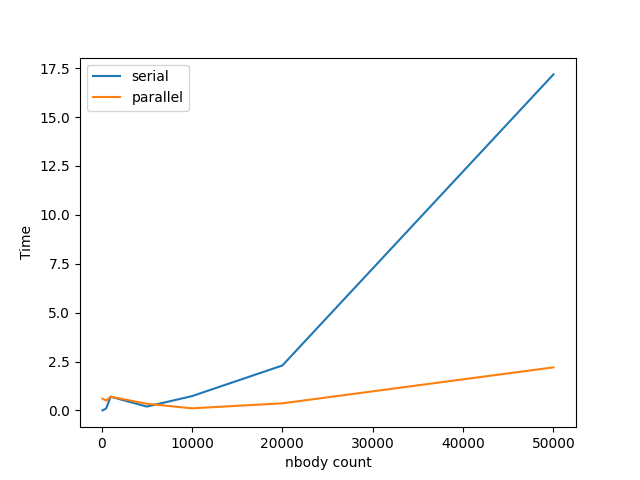

The script that saved this image:
#!/usr/bin/env python
# coding: utf-8


import pandas as pd
import matplotlib.pyplot as plt

# read csv files and create a single pandas DataFrame
df_serial = pd.read_csv("output_serial.csv", delimiter=",")
df_serial.rename(columns={"nbody_count": "nbody_count_serial", "time": "time_serial"}, inplace=True)
df_parallel = pd.read_csv("output_parallel.csv", delimiter=",")
df_parallel.rename(columns={"nbody_count": "nbody_count_parallel", "time": "time_parallel"}, inplace=True)
df = pd.concat([df_serial, df_parallel], axis=1, join='outer')

# plot both curves and save
plt.plot(df["nbody_count_serial"], df["time_serial"], label="serial")
plt.plot(df["output_parallel"], df["time_parallel"], label="parallel")
plt.xlabel("nbody count")
plt.ylabel("Time")
plt.legend()
plt.savefig('plot.png')

